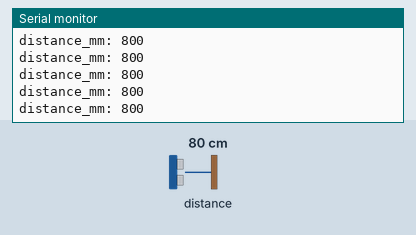
This sketch was run on a simulated Arduino Uno, built with avr-gcc and run on an emulated ATmega328P. On the bench: the last lines printed to the serial monitor. Inputs (shaded band) come from the test bench; at power-on: distance to the obstacle 80 cm.

Above: at 1.7 s.
1.8 s: distance to the obstacle set to 2 cm
At 2.15 s:
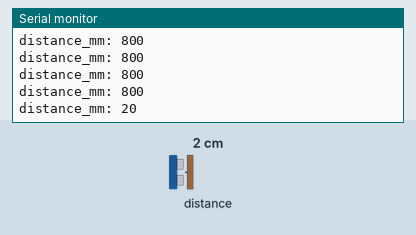
3.3 s: distance to the obstacle set to 4 cm
At 3.32 s:
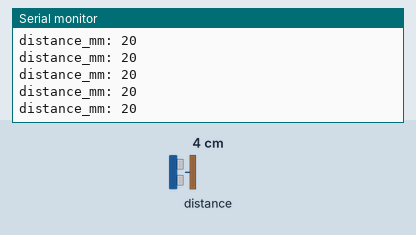
Timing chart, 0 to 6.3 s (numbered marks = the images above; inputs shaded):
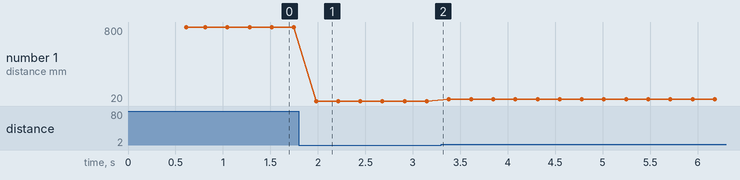

The sketch:

rangefinder_test.ino
```cpp
// VL53L1X rangefinder test: reads distance over I2C and prints it.

#include <Wire.h>
#include <VL53L1X.h>

VL53L1X sensor;

void scanI2C() {
  Serial.println("Scanning I2C bus...");
  for (uint8_t address = 1; address < 127; address++) {
    Wire.beginTransmission(address);
    uint8_t error = Wire.endTransmission();
    if (error == 0) {
      Serial.print("  found device at 0x");
      Serial.println(address, HEX);
    }
  }
  Serial.println("scan done");
}

void setup() {
  Serial.begin(9600);
  delay(500);
  Serial.println("setup starting");
  Wire.begin();
  Wire.setWireTimeout(25000, true);  // 25ms timeout, auto-reset the bus on timeout
  scanI2C();
  Serial.println("calling sensor.init()");

  if (!sensor.init()) {
    Serial.println("VL53L1X not found -- check wiring");
    while (1) {}
  }

  sensor.setDistanceMode(VL53L1X::Long);
  sensor.setMeasurementTimingBudget(50000);
  sensor.startContinuous(50);
  Serial.println("VL53L1X ready");
}

void loop() {
  int distance_mm = sensor.read();
  Serial.print("distance_mm: ");
  Serial.println(distance_mm);
  delay(200);
}
```

Measured:
- after the input at 1.8 s, the serial monitor: prints a new line after 0.18 s (image 1)
- plotted number 1: 800 → 20 after the input at 1.8 s, 20 → 40 after the input at 3.3 s
